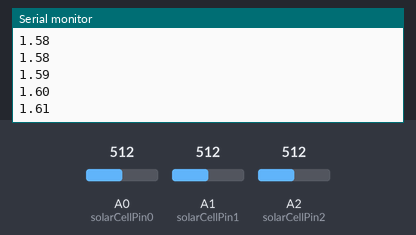
Bench run of a sketch on a simulated Arduino Uno, built with avr-gcc and run on an emulated ATmega328P. Parts: the last lines printed to the serial monitor. Inputs (shaded band) come from the test bench; at power-on: A0 (solarCellPin0) = 512, A1 (solarCellPin1) = 512, A2 (solarCellPin2) = 512.

Above: at 1.2 s.
1.3 s: A0 (solarCellPin0) set to 716
At 2.2 s:
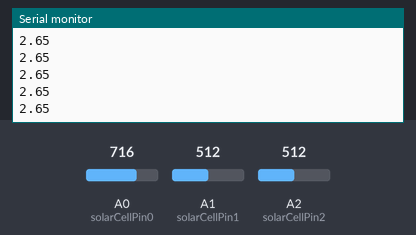
2.8 s: A1 (solarCellPin1) set to 716
At 3.4 s:
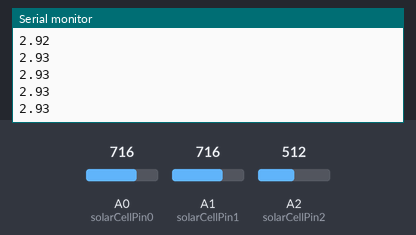
4.3 s: A2 (solarCellPin2) set to 716
At 5.2 s:
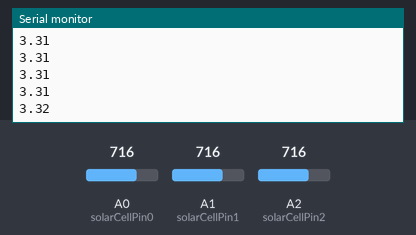
5.8 s: A0 (solarCellPin0) set to 900
At 6.8 s:
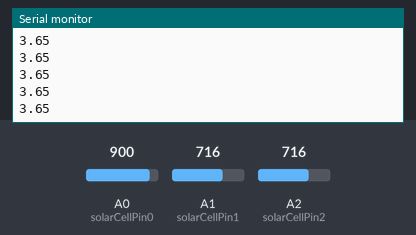
7.3 s: A1 (solarCellPin1) set to 900
At 8.4 s:
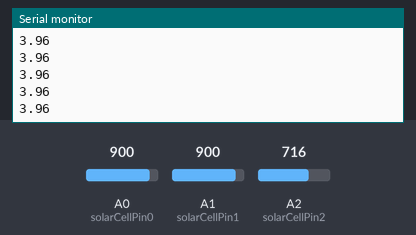
8.8 s: A2 (solarCellPin2) set to 900
At 9.7 s:
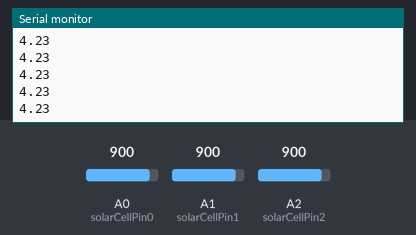
Timing chart, 0 to 11.3 s (numbered marks = the images above; inputs shaded):
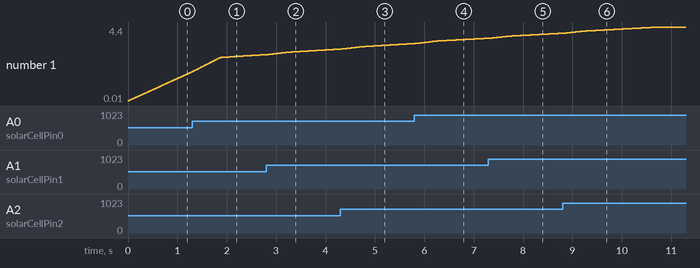

The sketch:

SolarCode.ino
```cpp
const int solarCellPin0 = A0;  // Analog input pin connected to the solar cell
const int solarCellPin1 = A1;
const int solarCellPin2 = A2;
const int numReadings = 300;
float readings[numReadings];  // the readings from the analog input
int readIndex = 0;          // the index of the current reading
float total = 0;              // the running total
float average = 0;            // the average

void setup() {
  Serial.begin(9600);  // Initialize serial communication
  for (int thisReading = 0; thisReading < numReadings; thisReading++) {
    readings[thisReading] = 0;
  }
}


void loop() {
  int analogValue0 = analogRead(solarCellPin0);  // Read the analog value from the solar cell
  int analogValue1 = analogRead(solarCellPin1);
  int analogValue2 = analogRead(solarCellPin2);
  float voltage0 = analogValue0  * (5.0 / 1023.0);  // Convert analog reading to voltage (assuming a 5V Arduino)
  float voltage1 = analogValue1  * (5.0 / 1023.0);
  float voltage2 = analogValue2  * (5.0 / 1023.0);

  //Serial.print("Analog Value 0: ");
  //Serial.println(analogValue0);

  //Serial.print("Voltage0 (V): ");
  //Serial.println(voltage0);

  //Serial.print("Analog Value 1: ");
  //Serial.println(analogValue1);

  //Serial.print("Voltage1 (V): ");
  //Serial.println(voltage1);

  //Serial.print("Analog Value 2: ");
  //Serial.println(analogValue2);

  //Serial.print("Voltage2 (V): ");
  //Serial.println(voltage2);

  float voltageAvg = (voltage0 + voltage1 + voltage2) / 3;
  //Serial.println(voltageAvg);

  // subtract the last reading:
  total = total - readings[readIndex];
  // read from the sensor:
  readings[readIndex] = voltageAvg;
  // add the reading to the total:
  total = total + readings[readIndex];
  // advance to the next position in the array:
  readIndex = readIndex + 1;

  // if we're at the end of the array...
  if (readIndex >= numReadings) {
    // ...wrap around to the beginning:
    readIndex = 0;
  }

  // calculate the average:
  average = total / numReadings;
  // send it to the computer as ASCII digits
  Serial.println(average);

  delay(1);  // Delay for 1 second before reading again
}
```

Measured:
- after the input at 5.8 s, the serial monitor: prints a new line after 0.28 s (image 4)
- after the input at 7.3 s, the serial monitor: prints a new line after 0.27 s (image 5)
- after the input at 8.8 s, the serial monitor: prints a new line after 0.27 s (image 6)
- plotted number 1: 3.42 → 3.73 after the input at 5.8 s, 3.73 → 4.03 after the input at 7.3 s, 4.03 → 4.4 after the input at 8.8 s
